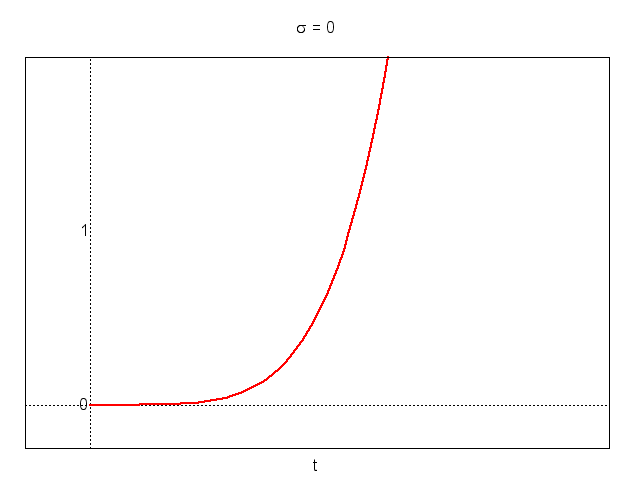

Source code (gnuplot):
set terminal png
set output 'poli_reali3_2.png'
set encoding utf8
load 'config.plt'
#
set xlabel 't'
set xzeroaxis
set yzeroaxis
unset ytics
unset xtics
#
set title "{/Symbol s} = 0"
set label "0" at 0,0 right
set label "1" at 0,1 right
plot [-.25:2][-.25:2] x >= 0 ? x**5 : 1/0 notitle w l ls 1
